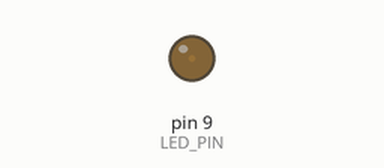
Bench run of a sketch on a simulated Arduino Uno, built with avr-gcc and run on an emulated ATmega328P. Parts: output pins drawn as LEDs (lit = HIGH).

Above: at 0.05 s.
At 0.95 s:
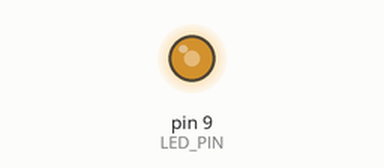
At 1.4 s:
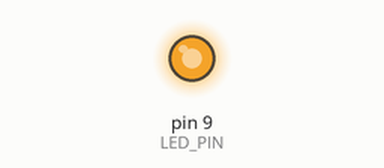
At 2.75 s:
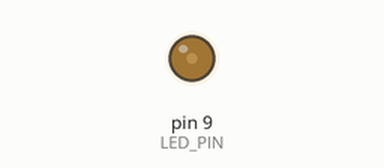
Timing chart, 0 to 7.0 s (numbered marks = the images above):
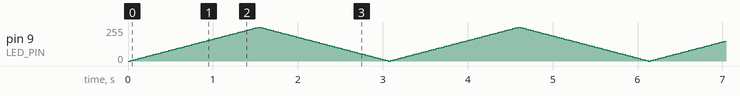

The sketch:

4.ino
```cpp
/*
 * Project: SIG Workshop - Experiment 4
 * Title: PWM Fade (Pulse Width Modulation)
 * Description: Smoothly fades an LED between minimum and maximum brightness using
 *              hardware Pulse Width Modulation (PWM) duty cycle control.
 *
 * Hardware Setup:
 *   - LED Anode (Long Leg): Connected to PWM-capable Pin 9 (through a 220-330 ohm resistor)
 *   - LED Cathode (Short Leg): Connected to GND
 *   (Note: Pin 9 is PWM-enabled on Arduino Uno; on ESP32, use any PWM-capable GPIO like Pin 2)
 */

// Pin Definitions (must be a PWM-capable pin, marked with ~ on Arduino boards)
const uint8_t LED_PIN = 9;

// Brightness and Fading Configuration
int brightness = 0;              // Current LED brightness level (0 = Off, 255 = Full Brightness)
int fadeAmount = 5;              // Increment step for brightness change per cycle
const unsigned long FADE_STEP_DELAY_MS = 30; // Delay between brightness steps (controls fade speed)

void setup() {
  // Configure the PWM pin as an output
  pinMode(LED_PIN, OUTPUT);
}

void loop() {
  // Set LED brightness by outputting an 8-bit PWM duty cycle (0 to 255)
  analogWrite(LED_PIN, brightness);

  // Adjust brightness for the next iteration
  brightness += fadeAmount;

  // Reverse fading direction at lower and upper brightness boundaries
  if (brightness <= 0 || brightness >= 255) {
    fadeAmount = -fadeAmount;
  }

  // Brief pause to establish human-visible fade animation speed
  delay(FADE_STEP_DELAY_MS);
}
```
